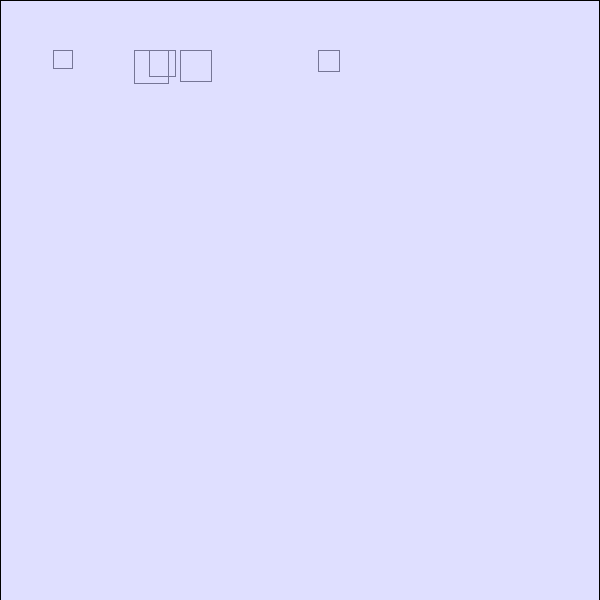
Frame 1 (no input)
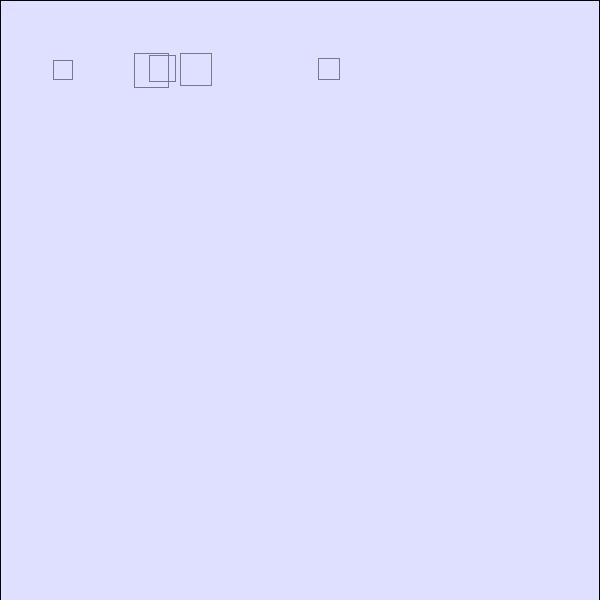
Frame 60 (the mouse pressed at the canvas centre just before this capture)
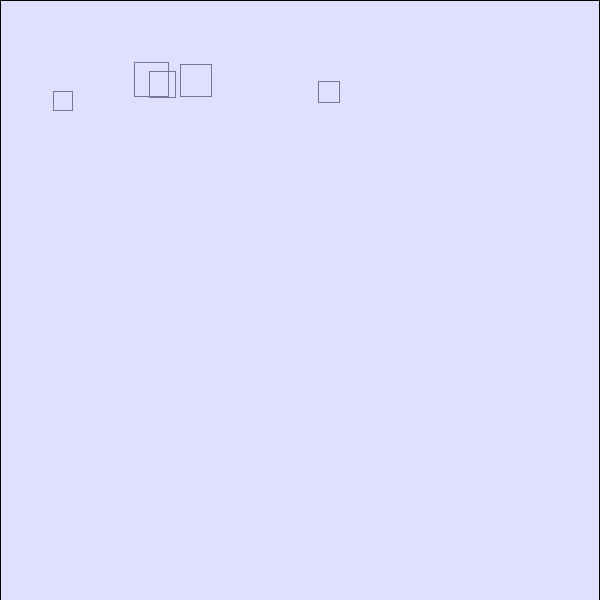
Frame 120 (the mouse held since frame 60 and released just before this capture)

The Processing sketch that drew these frames (run headless with seeded random() and noise(); from frame 60 on, the mouse is pressed at the canvas centre):

// Processing sketch: exercise2_5
// ── exercise2_5.pde
class Mover {
  final float MASS_UNIT = 1; //unit for measurement
  PVector size,
  location,
  velocity,
  acceleration;
  //ArrayList<PVector> forces; @todo
  color strokeColor;
  float maxAcceleration,
  limitVelocity,
  mass,
  density;
  
  Mover(PVector size, PVector location, PVector velocity, PVector acceleration, color strokeColor, float maxAcceleration, float limitVelocity) {
    this.size = size;
    this.location = location;
    this.velocity = velocity;
    this.acceleration = acceleration;
    this.strokeColor = strokeColor;
    this.maxAcceleration = maxAcceleration;
    this.limitVelocity = limitVelocity;
    this.mass = this.MASS_UNIT * this.size.x * this.size.y; //for simplicity
  }
  
  Mover() {
    this.size = new PVector(0, 0);
    this.location = new PVector(0, 0);
    this.velocity = new PVector(0, 0);
    this.acceleration = new PVector(0, 0);
    this.strokeColor = color(0, 0, 0, 1);
    this.maxAcceleration = 0;
    this.limitVelocity = 0;
    this.mass = 0;
    this.density = 0; //todo
  }
  
  void setMass() {
    if(this.mass == 0)
      this.mass = (this.size == null ? 1 : (this.MASS_UNIT * this.size.x * this.size.y));
  }
  
  void applyForce(PVector force) {
    PVector forceCopy = force.get();
    
    this.setMass();
      
    forceCopy.div(this.mass); //f = ma, so a = f / m
    this.acceleration.add(forceCopy);
  }
  
  void limitVelocity() {
    if(Math.abs(this.velocity.x) > limitVelocity)
      this.velocity.x = (this.velocity.x / Math.abs(this.velocity.x)) * limitVelocity;
    if(Math.abs(this.velocity.y) > limitVelocity)
      this.velocity.y = (this.velocity.y / Math.abs(this.velocity.y)) * limitVelocity;
  }
  
  void limitAcceleration() {
    if(Math.abs(this.acceleration.x) > this.maxAcceleration)
      this.acceleration.x = (this.acceleration.x / Math.abs(this.acceleration.x)) * this.maxAcceleration;
    if(Math.abs(this.acceleration.y) > this.maxAcceleration)
      this.acceleration.y = (this.acceleration.y / Math.abs(this.acceleration.y)) * this.maxAcceleration;
  }
  
  void checkBounds(float x1, float y1, float x2, float y2) {    
    if(this.location.x < x1) {
      this.location.x = x1;
      this.velocity.x *= -1;
    }else if(this.location.x + this.size.x > x2) {
      this.location.x = x2 - this.size.x;
      this.velocity.x *= -1;
    }
    if(this.location.y < y1) {
      this.location.y = y1;
      this.velocity.y *= -1;
    }else if(this.location.y + this.size.y > y2) {
      this.location.y = y2 - this.size.y;
      this.velocity.y *= -1;
    }
  }
  
  void checkBounds(PVector lower, PVector upper) {
    this.checkBounds(lower.x, lower.y, upper.x, upper.y);
  }
  
  void stepVelocity() {
    this.velocity.add(this.acceleration);
  }
  
  void stepPosition() {
    this.location.add(this.velocity);
  }
  
  void stepAll() {
    this.stepVelocity();
    this.limitVelocity();
    this.limitAcceleration();
    this.stepPosition();
    this.acceleration.mult(0);
  }
  
  void sketch() {
    noFill();
    stroke(this.strokeColor);
    this.stepAll();
    rect(this.location.x, this.location.y, this.size.x, this.size.y);
  }
}

class Liquid {
  PVector size,
  position;
  float frictionCoefficient;
  color strokeColor,
  fillColor;
  
  Liquid(PVector size, PVector position, float frictionCoefficient, color strokeColor, color fillColor) {
    this.size = size;
    this.position = position;
    this.frictionCoefficient = frictionCoefficient;
    this.strokeColor = strokeColor;
    this.fillColor = fillColor;
  }
  
  Liquid() {
    this.size = new PVector(0, 0);
    this.frictionCoefficient = 1;
    this.strokeColor = color(0, 0, 0, 1);
    this.fillColor = color(0, 0, 0, 1);
  }
  
  void sketch() {
    stroke(this.strokeColor);
    fill(this.fillColor);
    rect(this.position.x, this.position.y, this.size.x, this.size.y);
  }
  
  boolean pointIntersects(float px, float py, float x2, float y2, float x3, float y3) {
    return (x2 <= px
            && px <= x3
            && y2 <= py
            && py <= x3);
  }
  
  boolean pointIntersects(PVector point, PVector lower, PVector upper) {
    return this.pointIntersects(point.x, point.y, lower.x, lower.y, upper.x, upper.y);
  }
  
  boolean moverIntersects(Mover mover) {
    float lowerX = this.position.x,
    lowerY = this.position.y,
    upperX = lowerX + this.size.x,
    upperY = lowerY + this.size.y;
    
    return (this.pointIntersects(mover.location.x, mover.location.y, lowerX, lowerY, upperX, upperY)
            || this.pointIntersects(mover.location.x + mover.size.x, mover.location.y, lowerX, lowerY, upperX, upperY)
            || this.pointIntersects(mover.location.x, mover.location.y + mover.size.y, lowerX, lowerY, upperX, upperY)
            || this.pointIntersects(mover.location.x + mover.size.x, mover.location.y + mover.size.y, lowerX, lowerY, upperX, upperY));
  }
  
  void applyDrag(Mover mover) {
    PVector dragForce = mover.velocity.get();
    float speed = mover.velocity.get().mag();
    
    dragForce.normalize();
    dragForce.mult(-1 * this.frictionCoefficient * speed * speed);
    mover.applyForce(dragForce); //f = ma, so a = f / m (bigger mass, smaller accel.)
  }
}

ArrayList<Mover> moverList;
PVector gravity;
Liquid pocket;
int numberMover = 10;

void setup() {
  size(600, 600);
  frameRate(60);
  
  moverList = new ArrayList<Mover>();
  gravity = new PVector(0, .98);
  
  for(int index = 0; index < 5; index++) {
    Mover mover = new Mover(); //PVector size, PVector location, PVector velocity, PVector acceleration, color strokeColor, float maxAcceleration, float limitVelocity
    float size = random(25) + 10;
    mover.size = new PVector(size, size);
    mover.location = new PVector(random(width - mover.size.x), 50);
    mover.velocity = new PVector(0, 0);
    mover.acceleration = new PVector(0, 0);
    mover.strokeColor = color(0);
    mover.maxAcceleration = .1;
    mover.limitVelocity = 5;
    
    mover.applyForce(gravity);
    
    moverList.add(mover);
  }
  
  pocket = new Liquid(); //PVector size, PVector frictionDirection, float frictionCoefficient, color strokeColor, color fillColor
  pocket.size = new PVector(width - 1, height);
  pocket.position = new PVector(0, 0);
  pocket.frictionCoefficient = .9;
  pocket.strokeColor = color(0);
  pocket.fillColor = color(200, 200, 255, 150);
  
  
}

void draw() {
  background(255);
  
  for(int index = 0; index < moverList.size(); index++) {
    moverList.get(index).applyForce(gravity);
    moverList.get(index).stepAll();
    moverList.get(index).checkBounds(0, 0, 600, 600);
    moverList.get(index).sketch();
    if(pocket.moverIntersects(moverList.get(index))) {
      pocket.applyDrag(moverList.get(index));
    }
  }
  pocket.sketch();
}
